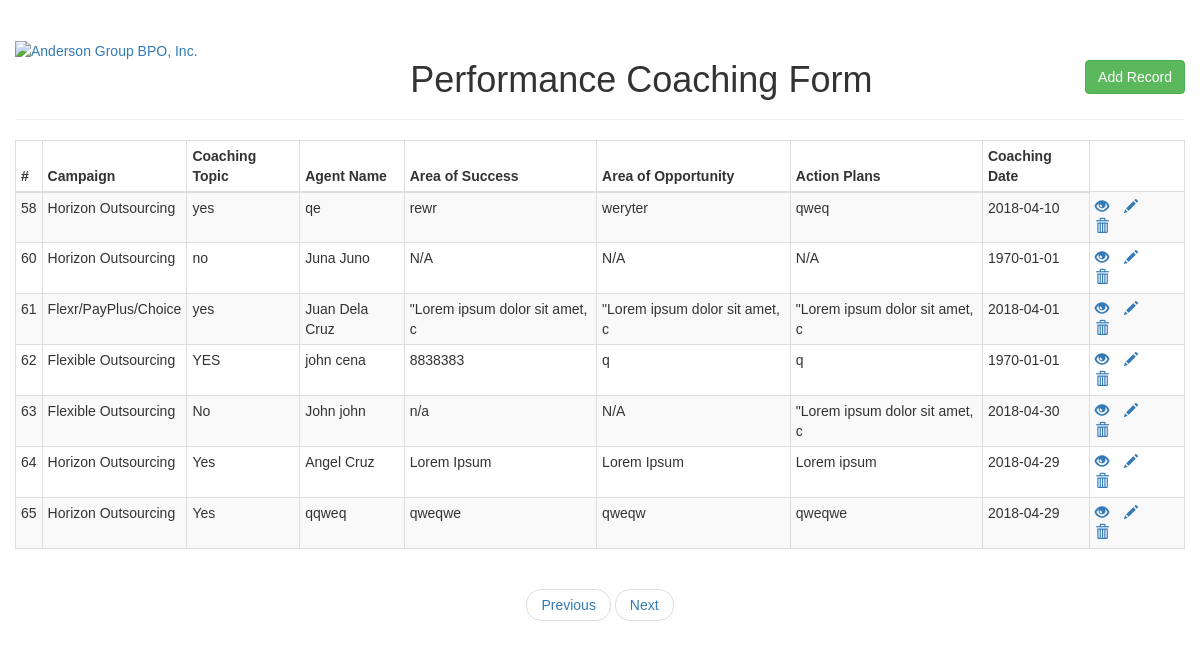
The page / on the database its author committed.
### tables this page shows
CREATE TABLE `employees` (
  `RecordId` int(11) NOT NULL,
  `CoachingTopic` varchar(55) NOT NULL,
  `Campaign` varchar(22) NOT NULL,
  `AgentName` varchar(30) NOT NULL,
  `AreaOfSuccess` varchar(30) NOT NULL,
  `AreaOfOpportunity` varchar(30) NOT NULL,
  `ActionPlans` varchar(30) NOT NULL,
  `CoachingFollowUpDate` date NOT NULL
);

### index.php (the view, shortened to what this page needs)
<!DOCTYPE html>
<html lang="en">
<head>
    <link rel="stylesheet" href="https://maxcdn.bootstrapcdn.com/bootstrap/3.3.7/css/bootstrap.css">
    <link rel="stylesheet" type="text/css" href="css/designs.css">
</head>
<body>
        <div class="container-fluid">
            <div class="row">
                <div class="col-md-12 ">
                    <div class="page-header clearfix">
                        <a class="pull-left" href="index.php">
                            <img height="100" width="250" src="http://andersongroup.ph/wp-content/uploads/2016/04/horizontal-2-300x114.png" alt="Anderson Group BPO, Inc.">
                        </a>
                        <h1 class="text-center">Performance Coaching Form
                            <a href="public/create.php" class="btn btn-success pull-right">
                            Add Record</a></h1>
                    </div>
                    <?php
                    require_once 'config/config.php';
                    $sql = "SELECT * FROM employees";
                    if($result = $pdo->query($sql)){
                        if($result->rowCount() > 0){
                            echo "<table class='table table-striped table-bordered table-hover table-condensed'>";
                                echo "<thead>";
                                    echo "<tr>";
                                        echo "<th>#</th>";
                                         echo "<th>Campaign</th>";
                                        echo "<th>Coaching Topic</th>";
                                        echo "<th>Agent Name</th>";
                                        echo "<th>Area of Success</th>";
                                        echo "<th>Area of Opportunity</th>";
                                        echo "<th>Action Plans</th>";
                                        echo "<th>Coaching Date</th>";
                                    echo "</tr>";
                                echo "</thead>";
                                echo "<tbody>";
                                while($row = $result->fetch()){
                                    echo "<tr>";
                                        echo "<td>" . $row['RecordId'] . "</td>";
                                        echo "<td>" . $row['Campaign'] . "</td>";
                                        echo "<td>" . $row['CoachingTopic'] . "</td>";
                                        echo "<td>" . $row['AgentName'] . "</td>";
                                        echo "<td>" . $row['AreaOfSuccess'] . "</td>";
                                        echo "<td>" . $row['AreaOfOpportunity'] . "</td>";
                                        echo "<td>" . $row['ActionPlans'] . "</td>";
                                        echo "<td>" . $row['CoachingFollowUpDate'] . "</td>";
                                        echo "<td>";
                                            echo "<a href='public/read.php?id=". $row['RecordId'] ."' title='View Record' data-toggle='tooltip'><span class='glyphicon glyphicon-eye-open'></span></a>";
                                            echo "<a href='public/update.php?id=". $row['RecordId'] ."' title='Update Record' data-toggle='tooltip'><span class='glyphicon glyphicon-pencil'></span></a>";
                                            echo "<a href='public/delete.php?id=". $row['RecordId'] ."' title='Delete Record' data-toggle='tooltip'><span class='glyphicon glyphicon-trash'></span></a>";
                                        echo "</td>";
                                    echo "</tr>";
                                }
                                echo "</tbody>";
                            echo "</table>";
                        } else{
                            echo "<p class='lead'><em>No records were found.</em></p>";
                        }
                    } else{
                        echo "ERROR: Could not able to execute $sql. " . $mysqli->error;
                    }
                    ?>
                    <div class="container">
                          <ul class="pager">
                            <li><a href="#">Previous</a></li>
                            <li><a href="#">Next</a></li>
                          </ul>
                        </div>
                </div>
            </div>
        </div>
</body>
</html>

### css/designs.css (style rules this page uses)
* { box-sizing: border-box; }
body { margin: 0; font-family: Arial; }

### index.php (style rules this page uses)
table tr td:last-child a { margin-right: 15px; }

### rows shown on the page
employees: RecordId "58", Campaign "Horizon Outsourcing", CoachingTopic "yes", AgentName "qe", AreaOfSuccess "rewr", AreaOfOpportunity "weryter", ActionPlans "qweq", CoachingFollowUpDate "2018-04-10"
employees: RecordId "60", Campaign "Horizon Outsourcing", CoachingTopic "no", AgentName "Juna Juno", AreaOfSuccess "N/A", AreaOfOpportunity "N/A", ActionPlans "N/A", CoachingFollowUpDate "1970-01-01"
employees: RecordId "61", Campaign "Flexr/PayPlus/Choice", CoachingTopic "yes", AgentName "Juan Dela Cruz", AreaOfSuccess "\"Lorem ipsum dolor sit amet, c", AreaOfOpportunity "\"Lorem ipsum dolor sit amet, c", ActionPlans "\"Lorem ipsum dolor sit amet, c", CoachingFollowUpDate "2018-04-01"
employees: RecordId "62", Campaign "Flexible Outsourcing", CoachingTopic "YES", AgentName "john cena", AreaOfSuccess "8838383", AreaOfOpportunity "q", ActionPlans "q", CoachingFollowUpDate "1970-01-01"
employees: RecordId "63", Campaign "Flexible Outsourcing", CoachingTopic "No", AgentName "John john", AreaOfSuccess "n/a", AreaOfOpportunity "N/A", ActionPlans "\"Lorem ipsum dolor sit amet, c", CoachingFollowUpDate "2018-04-30"
employees: RecordId "64", Campaign "Horizon Outsourcing", CoachingTopic "Yes", AgentName "Angel Cruz", AreaOfSuccess "Lorem Ipsum", AreaOfOpportunity "Lorem Ipsum", ActionPlans "Lorem ipsum", CoachingFollowUpDate "2018-04-29"
employees: RecordId "65", Campaign "Horizon Outsourcing", CoachingTopic "Yes", AgentName "qqweq", AreaOfSuccess "qweqwe", AreaOfOpportunity "qweqw", ActionPlans "qweqwe", CoachingFollowUpDate "2018-04-29"
